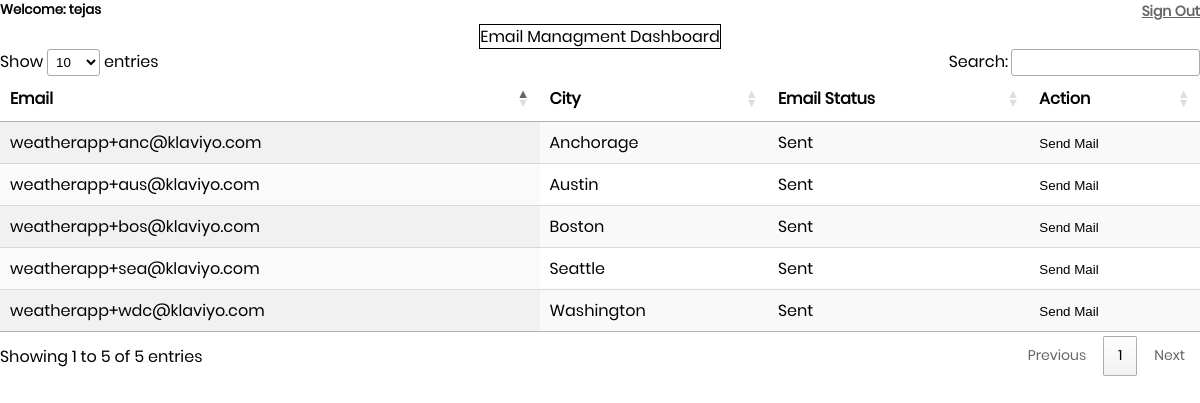
The app's page /table.php (signed in) with its own data.
### tables this page shows
CREATE TABLE `subs_list` (
  `email` varchar(100) NOT NULL,
  `city` text NOT NULL,
  `email_status` text NOT NULL
);

### session.php (called while the page is built, shortened)
<?php
   $user_check = $_SESSION['login_user'];
?>

### table.php (the view, shortened to what this page needs)
<?php
include ('session.php');
?><!DOCTYPE html>
<html lang="en">
<head>
	<link rel="stylesheet" type="text/css" href="fonts/font-awesome-4.7.0/css/font-awesome.min.css">
	<link rel="stylesheet" type="text/css" href="fonts/iconic/css/material-design-iconic-font.min.css">
	<link rel="stylesheet" type="text/css" href="css/util.css">
	<link rel="stylesheet" type="text/css" href="css/main.css">
    <link rel="stylesheet" type="text/css" href="https://cdn.datatables.net/1.10.19/css/jquery.dataTables.css">
</head>
<body><h5 style=" float: left; "> Welcome: <?php echo $user_check; ?></h5><h2><a style=" float: right; " href = "logout.php">Sign Out</a></h2>
		<div style=" text-align: center; " ><span class="title-span">Email Managment Dashboard</span></div>
<table id="table_id" class="display">
        <thead>
            <tr>
                <th>Email</th>
                <th>City</th>
				<th>Email Status</th>
				<th>Action</th>
            </tr>
        </thead>
        <tbody>
        <?php
$conn = new mysqli(DB_SERVER, DB_USERNAME, DB_PASSWORD, DB_DATABASE_SUB);
$sql = "SELECT * FROM subs_list";
$result = mysqli_query($conn, $sql);
while ($row = mysqli_fetch_array($result)) {
    $email = $row['email'];
    $city = $row['city'];
?>
                <tr>
                    <td><?php echo $row['email'] ?></td>
                    <td><?php echo $row['city'] ?></td>
					<td><?php echo $row['email_status'] ?></td>
					<td><?php echo "	<form id= \"\"  action=\"process.php\">
<input name=\"email\"  type=\"hidden\" value=\"$email\">
<input name=\"city\" type=\"hidden\" value=\"$city\">
<input name=\"submit\" style=\" background: none; \" type=\"submit\" value=\"Send Mail\">
</form>" ?></td>
                </tr>
            <?php
}
?>
            </tbody>
            </table>
</body>
</html>

### css/main.css (style rules this page uses)
* { margin: 0px; padding: 0px; box-sizing: border-box; }
body, html { height: 100%; font-family: Poppins-Regular, sans-serif; }
a { font-family: Poppins-Regular; font-size: 14px; line-height: 1.7; color: #666666; margin: 0px; transition: all 0.4s; -webkit-transition: all 0.4s; -o-transition: all 0.4s; -moz-transition: all 0.4s; }
h1,h2,h3,h4,h5,h6 { margin: 0px; }
input { outline: none; border: none; }

### table.php (style rules this page uses)
.title-span { margin: 0 auto; border: 1px solid black; margin-top: 10px; }

### records on screen
subs_list: email "weatherapp+anc@klaviyo.com", city "Anchorage", email_status "Sent"
subs_list: email "weatherapp+aus@klaviyo.com", city "Austin", email_status "Sent"
subs_list: email "weatherapp+bos@klaviyo.com", city "Boston", email_status "Sent"
subs_list: email "weatherapp+sea@klaviyo.com", city "Seattle", email_status "Sent"
subs_list: email "weatherapp+wdc@klaviyo.com", city "Washington", email_status "Sent"

### other values on screen
$user_check "tejas"
